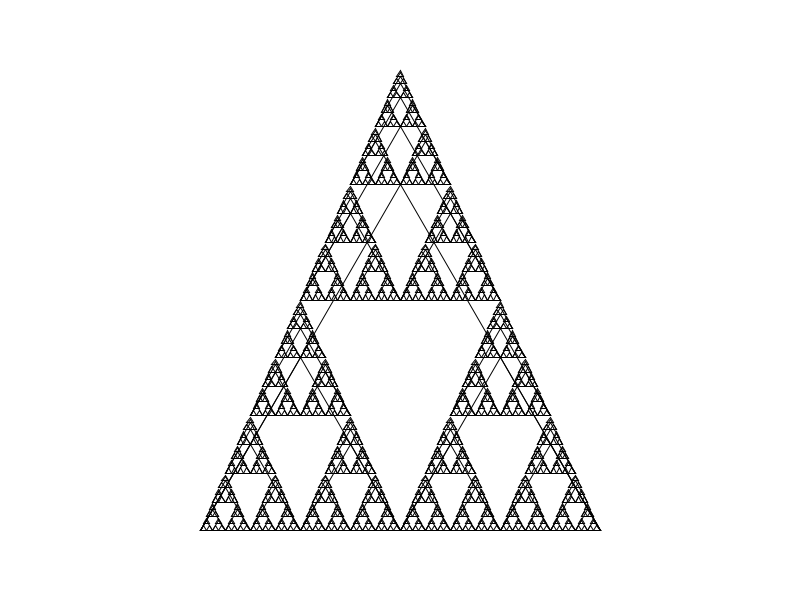
Frame 1 (no input)
Frame 2 (the mouse pressed at the canvas centre, redrawn once): identical to frame 1, image omitted

The Processing sketch that drew this single still picture (run headless with seeded random() and noise(); the mouse was pressed at the canvas centre and the sketch redrawn once):

// Processing sketch: Recursion
// ── Recursion.pde
void setup() {
  size(800, 600); // 캔버스 크기를 더 크게 설정합니다.
  noLoop(); // draw() 함수를 한 번만 실행하도록 설정합니다.
}

void draw() {
  background(255);
  stroke(0);
  noFill();
  float initialSideLength = 400; // 시작 삼각형의 변 길이를 더 크게 설정합니다.
  // 삼각형의 높이 계산
  float initialHeight = sqrt(3) / 2 * initialSideLength;
  // 초기 삼각형을 화면 중앙에 그리기 위한 시작점 설정
  float startX = width / 2;
  float startY = height / 2 + initialHeight / 3;
  
  drawTriangle(startX, startY, initialSideLength);
}

void drawTriangle(float x, float y, float sideLength) {
  if (sideLength < 5) { // 종료 조건을 더 작은 값으로 설정하여 더 세밀한 프랙탈 구조를 생성합니다.
    return;
  }
  
  float height = sqrt(3) / 2 * sideLength;
  
  // 삼각형의 꼭지점 계산
  float x1 = x;
  float y1 = y - 2 * height / 3;
  float x2 = x - sideLength / 2;
  float y2 = y + height / 3;
  float x3 = x + sideLength / 2;
  float y3 = y + height / 3;
  
  // 삼각형 그리기
  triangle(x1, y1, x2, y2, x3, y3);
  
  // 새 삼각형의 변 길이는 현재 삼각형의 변 길이의 절반입니다.
  float newSideLength = sideLength / 2;
  
  // 현재 삼각형의 각 꼭지점에서 새로운 삼각형을 그리는 재귀 호출
  drawTriangle(x1, y1 + (height / 6), newSideLength);
  drawTriangle(x2 + (newSideLength / 2), y2 - (height / 6), newSideLength);
  drawTriangle(x3 - (newSideLength / 2), y3 - (height / 6), newSideLength);
}
